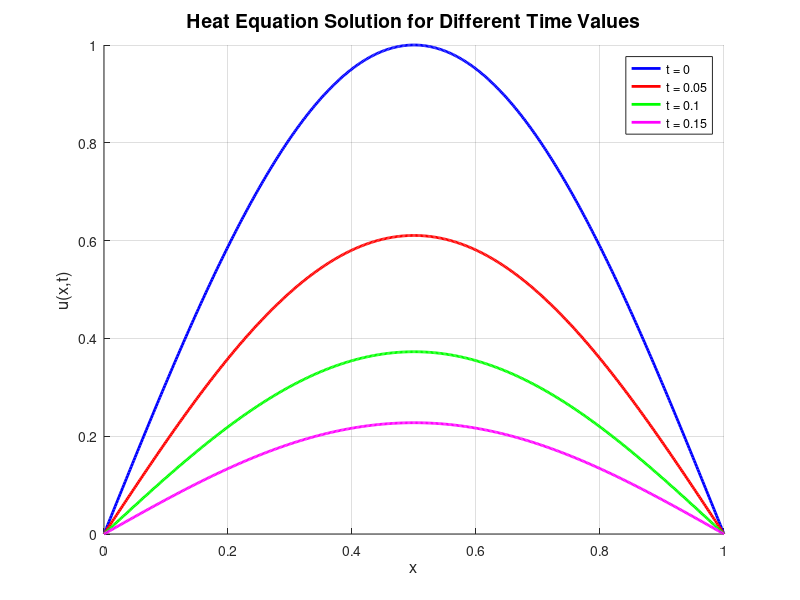

Reproduce this figure in MATLAB.
k = 1;
x = linspace(0, 1, 500);

% Time values for separate colors
times = [0, 0.05, 0.10, 0.15];
colors = {'b', 'r', 'g', 'm'}; % blue, red, green, magenta

figure;
hold on;

for i = 1:length(times)
    t = times(i);
    u = sin(pi .* x) .* exp(-k * (pi^2) * t);
    plot(x, u, 'Color', colors{i}, 'LineWidth', 2, 'DisplayName', ['t = ' num2str(t)]);
end

xlabel('x', 'FontSize', 12);
ylabel('u(x,t)', 'FontSize', 12);
title('Heat Equation Solution for Different Time Values', 'FontSize', 14);
grid on;
legend show;
hold off;
